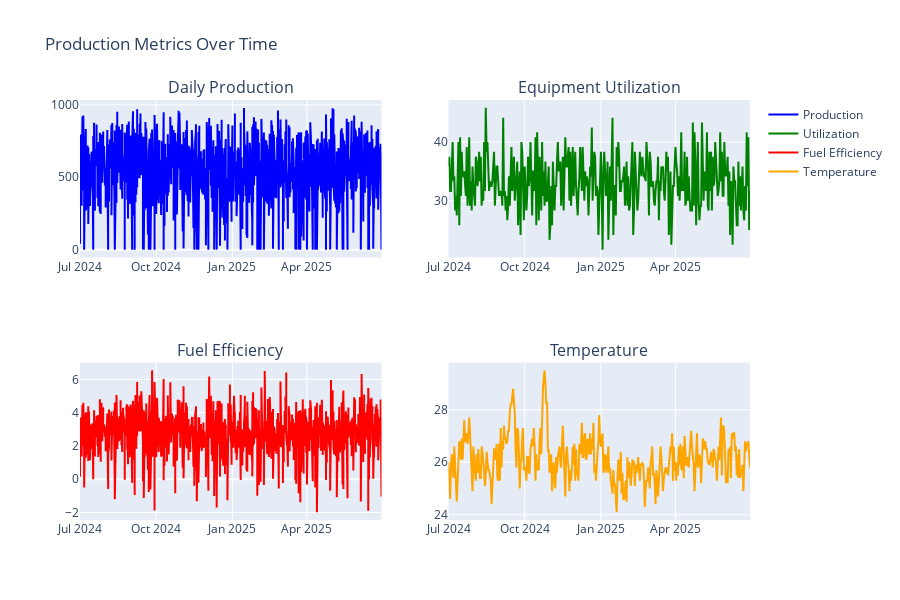

Source (notebook cell):
### Markdown cell above
## 2. Time Series Analysis

### Code cell
# Plot production trends
fig = make_subplots(
    rows=2, cols=2,
    subplot_titles=('Daily Production', 'Equipment Utilization', 'Fuel Efficiency', 'Temperature'),
    specs=[[{"secondary_y": False}, {"secondary_y": False}],
           [{"secondary_y": False}, {"secondary_y": False}]]
)

fig.add_trace(go.Scatter(x=df['date_id'], y=df['total_production_daily'], 
                         name='Production', line=dict(color='blue')), row=1, col=1)
fig.add_trace(go.Scatter(x=df['date_id'], y=df['equipment_utilization'], 
                         name='Utilization', line=dict(color='green')), row=1, col=2)
fig.add_trace(go.Scatter(x=df['date_id'], y=df['fuel_efficiency'], 
                         name='Fuel Efficiency', line=dict(color='red')), row=2, col=1)
fig.add_trace(go.Scatter(x=df['date_id'], y=df['temperature_2m_mean'], 
                         name='Temperature', line=dict(color='orange')), row=2, col=2)

fig.update_layout(height=600, title_text="Production Metrics Over Time")
fig.show()

### Figure 1 — Plotly figure (JSON) as saved in the notebook; plotly's stock layout.template omitted (floating-point values rounded to 4 significant figures; data arrays with more than 128 entries replaced by an {"elided": "..."} marker saying what was removed)
{"data": [{"line": {"color": "blue"}, "name": "Production", "type": "scatter", "x": {"elided": "1095 str values"}, "xaxis": "x", "y": {"elided": "1095 float values"}, "yaxis": "y"}, {"line": {"color": "green"}, "name": "Utilization", "type": "scatter", "x": {"elided": "1095 str values"}, "xaxis": "x2", "y": {"elided": "1095 float values"}, "yaxis": "y2"}, {"line": {"color": "red"}, "name": "Fuel Efficiency", "type": "scatter", "x": {"elided": "1095 str values"}, "xaxis": "x3", "y": {"elided": "1095 float values"}, "yaxis": "y3"}, {"line": {"color": "orange"}, "name": "Temperature", "type": "scatter", "x": {"elided": "1095 str values"}, "xaxis": "x4", "y": {"elided": "1095 float values"}, "yaxis": "y4"}], "layout": {"annotations": [{"font": {"size": 16}, "showarrow": false, "text": "Daily Production", "x": 0.225, "xanchor": "center", "xref": "paper", "y": 1, "yanchor": "bottom", "yref": "paper"}, {"font": {"size": 16}, "showarrow": false, "text": "Equipment Utilization", "x": 0.775, "xanchor": "center", "xref": "paper", "y": 1, "yanchor": "bottom", "yref": "paper"}, {"font": {"size": 16}, "showarrow": false, "text": "Fuel Efficiency", "x": 0.225, "xanchor": "center", "xref": "paper", "y": 0.375, "yanchor": "bottom", "yref": "paper"}, {"font": {"size": 16}, "showarrow": false, "text": "Temperature", "x": 0.775, "xanchor": "center", "xref": "paper", "y": 0.375, "yanchor": "bottom", "yref": "paper"}], "height": 600, "title": {"text": "Production Metrics Over Time"}, "xaxis": {"anchor": "y", "domain": [0, 0.45]}, "xaxis2": {"anchor": "y2", "domain": [0.55, 1]}, "xaxis3": {"anchor": "y3", "domain": [0, 0.45]}, "xaxis4": {"anchor": "y4", "domain": [0.55, 1]}, "yaxis": {"anchor": "x", "domain": [0.625, 1]}, "yaxis2": {"anchor": "x2", "domain": [0.625, 1]}, "yaxis3": {"anchor": "x3", "domain": [0, 0.375]}, "yaxis4": {"anchor": "x4", "domain": [0, 0.375]}}}
